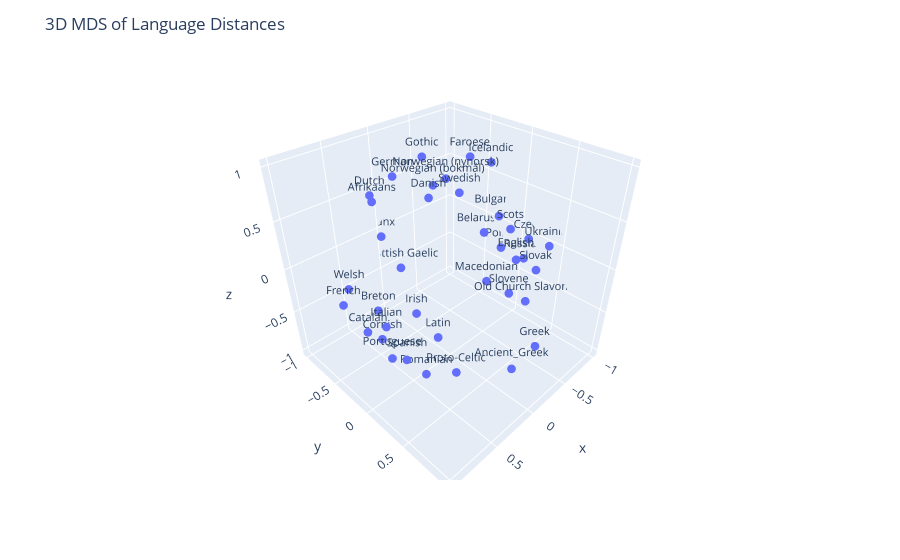

This figure's notebook cell:
### Code cell
import plotly.express as px

coords_3d = coords_3d.copy()
coords_3d["language"] = coords_3d.index

fig = px.scatter_3d(
    coords_3d,
    x="x",
    y="y",
    z="z",
    text="language",         # labels that appear on hover
)

# Make markers a bit bigger and lock aspect ratio to data ranges
fig.update_traces(
    marker=dict(size=3),
    textfont=dict(size=11)   # ← change this number
)

fig.update_layout(
    scene=dict(
        xaxis_title="x",
        yaxis_title="y",
        zaxis_title="z",
    ),
    scene_aspectmode="data",
    title="3D MDS of Language Distances",
)

fig.show()

### Figure 1 — Plotly figure (JSON) as saved in the notebook; plotly's stock layout.template omitted (floating-point values rounded to 4 significant figures)
{"data": [{"hovertemplate": "x=%{x}<br>y=%{y}<br>z=%{z}<br>language=%{text}<extra></extra>", "legendgroup": "", "marker": {"color": "#636efa", "size": 3, "symbol": "circle"}, "mode": "markers+text", "name": "", "scene": "scene", "showlegend": false, "text": ["Latin ", "Portuguese ", "Spanish ", "French ", "Italian ", "Romanian ", "Catalan", "Gothic ", "Scots ", "Dutch ", "Afrikaans ", "German ", "Danish ", "Swedish ", "Faroese ", "Icelandic ", "Norwegian (bokmål) ", "Norwegian (nynorsk) ", "English", "Proto-Celtic", "Breton", "Cornish", "Welsh", "Irish", "Scottish Gaelic", "Manx", "Old Church Slavonic ", "Czech ", "Polish ", "Slovak ", "Bulgarian ", "Macedonian ", "Slovene ", "Belarusian ", "Russian ", "Ukrainian", "Greek", "Ancient_Greek"], "textfont": {"size": 11}, "type": "scatter3d", "x": [0.7518, 0.8992, 0.8623, 1, 0.9688, 0.5742, 0.9565, -0.3491, -0.001823, 0.4928, 0.4215, 0.1237, 0.3447, 0.06113, -0.2667, -0.3165, 0.2423, 0.06043, 0.06424, 0.1756, 0.3976, 0.508, 0.5916, -0.02689, -0.1115, 0.003397, -0.7159, -0.9771, -1, -0.8749, -0.9377, -0.7221, -0.7303, -0.9364, -0.9303, -0.9323, 0.01518, 0.132], "y": [0.6258, 0.2351, 0.3754, -0.2309, 0.291, 0.2744, 0.01131, -0.7269, 0.6432, -0.4357, -0.5148, -0.5934, 0.1149, 0.1632, -0.03288, 0.1564, 0.05566, 0.01221, 0.7678, 0.2605, -0.619, -0.4417, -0.7969, -0.5338, -0.8557, -1, 0.3589, 0.1413, -0.2228, 0.3377, -0.2265, -0.1689, 0.1347, -0.4171, 0.1361, 0.418, 1, 0.8728], "z": [0.07666, -0.3144, -0.2561, 0.03144, 0.1053, -0.7129, -0.1356, 0.7703, 0.6995, 0.771, 0.6572, 0.7666, 0.8952, 0.8553, 1, 0.9925, 0.9447, 0.9253, 0.5115, -1, -0.6094, -0.8073, -0.3316, -0.8491, -0.4536, -0.07601, -0.5649, -0.03462, -0.3126, -0.2693, 0.09774, -0.5918, -0.5952, -0.1781, -0.2493, 0.02458, -0.2581, -0.5303]}], "layout": {"legend": {"tracegroupgap": 0}, "margin": {"t": 60}, "scene": {"aspectmode": "data", "domain": {"x": [0, 1], "y": [0, 1]}, "xaxis": {"title": {"text": "x"}}, "yaxis": {"title": {"text": "y"}}, "zaxis": {"title": {"text": "z"}}}, "title": {"text": "3D MDS of Language Distances"}}}
